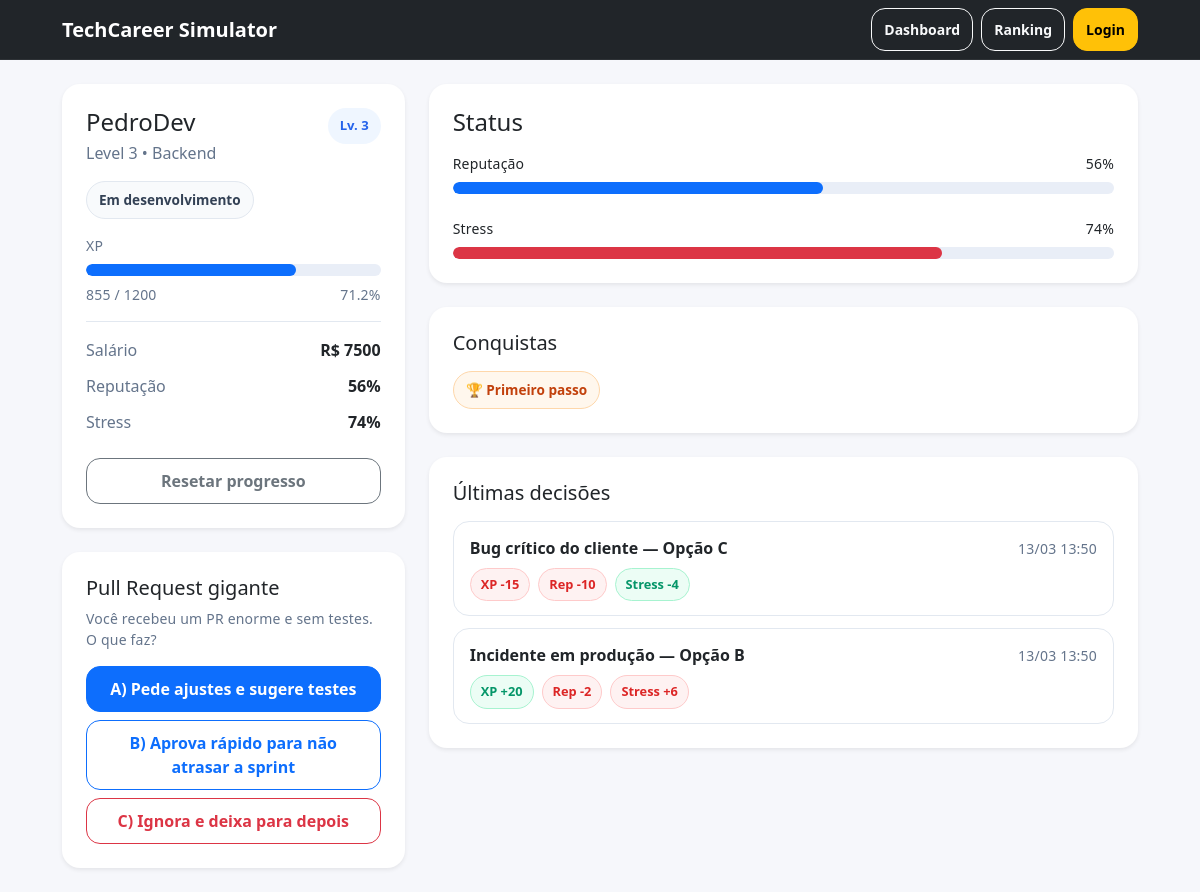
The page /dashboard (signed in) on the database its author committed.
### models.py (models this page shows)
class User(db.Model):
    id = db.Column(db.Integer, primary_key=True)
    username = db.Column(db.String(100), unique=True, nullable=False)
    stats = db.relationship("Stats", backref="user", uselist=False)

class Stats(db.Model):
    id = db.Column(db.Integer, primary_key=True)
    user_id = db.Column(db.Integer, db.ForeignKey("user.id"), nullable=False, unique=True)
    level = db.Column(db.Integer, default=1)
    xp = db.Column(db.Integer, default=0)
    xp_max = db.Column(db.Integer, default=100)
    salary = db.Column(db.Integer, default=2000)
    reputation = db.Column(db.Integer, default=50)
    stress = db.Column(db.Integer, default=10)

class DecisionLog(db.Model):
    id = db.Column(db.Integer, primary_key=True)
    user_id = db.Column(db.Integer, db.ForeignKey("user.id"), nullable=False)
    choice = db.Column(db.String(1), nullable=False)
    delta_xp = db.Column(db.Integer, default=0)
    delta_reputation = db.Column(db.Integer, default=0)
    delta_stress = db.Column(db.Integer, default=0)
    challenge_title = db.Column(db.String(150), nullable=True)
    created_at = db.Column(db.DateTime, default=datetime.utcnow)

### app.py (the view)
@app.route("/dashboard")
def dashboard():
    user_id = session.get("user_id")
    if not user_id:
        return redirect(url_for("login"))
    user = User.query.get(user_id)
    stats = Stats.query.filter_by(user_id=user_id).first()
    logs = (
    DecisionLog.query
    .filter_by(user_id=user_id)
    .order_by(DecisionLog.created_at.desc())
    .limit(5)
    .all()
)
    if not user or not stats:
        return redirect(url_for("login"))
    current_challenge = random.choice(challenges)
    achievements = []
    if len(logs) >= 1:
        achievements.append("Primeiro passo")
    if stats.level >= 4:
        achievements.append("Em ascensão")
    if stats.reputation >= 80:
        achievements.append("Boa reputação")
    if stats.stress >= 95:
        achievements.append("Burnout")
    if stats.xp >= stats.xp_max * 0.8:
        achievements.append("Quase lá")
    return render_template(
        "dashboard.html",
        user=user,
        stats=stats,
        logs=logs,
        current_challenge=current_challenge,
        achievements=achievements
    )

### templates/dashboard.html (shortened to what this page needs)
{% extends "base.html" %}
{% block content %}
<div class="row g-4">
  <div class="col-12 col-lg-4">
    <div class="card shadow-sm border-0 profile-card">
      <div class="card-body p-4">
        <div class="d-flex justify-content-between align-items-start mb-3">
          <div>
            <h1 class="h4 mb-1">{{ user.username }}</h1>
            <p class="text-secondary mb-0">Level {{ stats.level }} • Backend</p>
          </div>
          <span class="level-badge">Lv. {{ stats.level }}</span>
        </div>
        {% if stats.stress >= 90 %}
          <div class="status-chip danger-soft mb-3">Em risco de burnout</div>
        {% elif stats.reputation >= 80 %}
          <div class="status-chip success-soft mb-3">Profissional em destaque</div>
        {% elif stats.xp >= stats.xp_max * 0.8 %}
          <div class="status-chip info-soft mb-3">Próximo de subir de nível</div>
        {% else %}
          <div class="status-chip neutral-soft mb-3">Em desenvolvimento</div>
        {% endif %}
        <div class="mb-2 small text-secondary">XP</div>
        <div class="progress mb-2">
          <div class="progress-bar" style="width: {{ (stats.xp / stats.xp_max) * 100 }}%"></div>
        </div>
        <div class="d-flex justify-content-between small text-secondary mb-3">
          <span>{{ stats.xp }} / {{ stats.xp_max }}</span>
          <span>{{ ((stats.xp / stats.xp_max) * 100) | round(1) }}%</span>
        </div>
        <hr>
        <div class="info-row">
          <span class="text-secondary">Salário</span>
          <span class="fw-semibold">R$ {{ stats.salary }}</span>
        </div>
        <div class="info-row">
          <span class="text-secondary">Reputação</span>
          <span class="fw-semibold">{{ stats.reputation }}%</span>
        </div>
        <div class="info-row">
          <span class="text-secondary">Stress</span>
          <span class="fw-semibold {% if stats.stress >= 90 %}text-danger{% endif %}">
            {{ stats.stress }}%
          </span>
        </div>
        <form method="POST" action="{{ url_for('reset') }}" class="mt-4">
          <button
            class="btn btn-outline-secondary w-100"
            type="submit"
          >
            Resetar progresso
          </button>
        </form>
      </div>
    </div>
    <div class="card shadow-sm border-0 mt-4">
      <div class="card-body p-4">
        <h2 class="h5 mb-2">{{ current_challenge.title }}</h2>
        <p class="text-secondary small mb-3">
          {{ current_challenge.prompt }}
        </p>
        <form method="POST" action="{{ url_for('choose') }}" class="d-grid gap-2 mt-3">
          <button
            class="btn btn-primary"
            name="choice"
            value="A"
            type="submit"
          >
            A) {{ current_challenge.a.text }}
          </button>
          <button
            class="btn btn-outline-primary"
            name="choice"
            value="B"
            type="submit"
          >
            B) {{ current_challenge.b.text }}
          </button>
          <button
            class="btn btn-outline-danger"
            name="choice"
            value="C"
            type="submit"
          >
            C) {{ current_challenge.c.text }}
          </button>
        </form>
      </div>
    </div>
  </div>
  <div class="col-12 col-lg-8">
    <div class="card shadow-sm border-0">
      <div class="card-body p-4">
        <div class="d-flex justify-content-between align-items-center mb-3">
          <h2 class="h4 mb-0">Status</h2>
        </div>
        <div class="mb-2 d-flex justify-content-between small">
          <span>Reputação</span>
          <span>{{ stats.reputation }}%</span>
        </div>
        <div class="progress mb-4">
          <div class="progress-bar" style="width: {{ stats.reputation }}%"></div>
        </div>
        <div class="mb-2 d-flex justify-content-between small">
          <span>Stress</span>
          <span>{{ stats.stress }}%</span>
        </div>
        <div class="progress">
          <div class="progress-bar bg-danger" style="width: {{ stats.stress }}%"></div>
        </div>
      </div>
    </div>
    <div class="card shadow-sm border-0 mt-4">
      <div class="card-body p-4">
        <h2 class="h5 mb-3">Conquistas</h2>
        {% if achievements and achievements|length > 0 %}
          <div class="achievement-list">
            {% for achievement in achievements %}
              <span class="achievement-badge">🏆 {{ achievement }}</span>
            {% endfor %}
          </div>
        {% else %}
          <p class="text-secondary mb-0">Nenhuma conquista desbloqueada ainda.</p>
        {% endif %}
      </div>
    </div>
    <div class="card shadow-sm border-0 mt-4">
      <div class="card-body p-4">
        <h2 class="h5 mb-3">Últimas decisões</h2>
        {% if logs and logs|length > 0 %}
          <div class="decision-list">
            {% for l in logs %}
              <div class="decision-item">
                <div class="decision-top">
                  <div class="fw-semibold">
                    {{ l.challenge_title if l.challenge_title else "Desafio" }} — Opção {{ l.choice }}
                  </div>
                  <span class="text-secondary small">{{ l.created_at.strftime("%d/%m %H:%M") }}</span>
                </div>
                <div class="decision-stats mt-2">
                  <span class="decision-pill {% if l.delta_xp >= 0 %}pill-positive{% else %}pill-negative{% endif %}">
                    XP {{ "+" if l.delta_xp > 0 else "" }}{{ l.delta_xp }}
                  </span>
                  <span class="decision-pill {% if l.delta_reputation >= 0 %}pill-positive{% else %}pill-negative{% endif %}">
                    Rep {{ "+" if l.delta_reputation > 0 else "" }}{{ l.delta_reputation }}
                  </span>
                  <span class="decision-pill {% if l.delta_stress <= 0 %}pill-positive{% else %}pill-negative{% endif %}">
                    Stress {{ "+" if l.delta_stress > 0 else "" }}{{ l.delta_stress }}
                  </span>
                </div>
              </div>
            {% endfor %}
          </div>
        {% else %}
          <p class="text-secondary mb-0">Nenhuma decisão registrada ainda.</p>
        {% endif %}
      </div>
    </div>
  </div>
</div>
{% endblock %}

### templates/base.html (shortened to what this page needs)
<!doctype html>
<html lang="pt-br">
<head>
  <link href="https://cdn.jsdelivr.net/npm/bootstrap@5.3.3/dist/css/bootstrap.min.css" rel="stylesheet">
  <link href="{{ url_for('static', filename='css/style.css') }}" rel="stylesheet">
</head>
<body>
<nav class="navbar navbar-expand-lg navbar-dark bg-dark">
  <div class="container">
    <a class="navbar-brand fw-semibold" href="{{ url_for('dashboard') }}">TechCareer Simulator</a>
    <div class="ms-auto d-flex gap-2">
      <a class="btn btn-outline-light btn-sm" href="{{ url_for('dashboard') }}">Dashboard</a>
      <a class="btn btn-outline-light btn-sm" href="{{ url_for('ranking') }}">Ranking</a>
      <a class="btn btn-warning btn-sm" href="{{ url_for('login') }}">Login</a>
    </div>
  </div>
</nav>
<main class="container my-4">
  {% block content %}{% endblock %}
</main>
</body>
</html>

### static/css/style.css (style rules this page uses)
:root { --bg: #f6f7fb; --card: #ffffff; --text: #0f172a; --muted: #64748b; --border: #e2e8f0; --shadow: 0 10px 30px rgba(15, 23, 42, 0.08); }
body { background: var(--bg); color: var(--text); }
.navbar { border-bottom: 1px solid rgba(255,255,255,0.06); }
.container { max-width: 1100px; }
.card { background: var(--card); border-radius: 18px; box-shadow: var(--shadow); }
.card .card-body { padding: 22px; }
hr { border-color: var(--border); opacity: 1; }
.text-secondary { color: var(--muted) !important; }
.progress { height: 12px; border-radius: 999px; background: #e9eef7; }
.progress-bar { border-radius: 999px; }
.btn { border-radius: 14px; padding: 10px 12px; font-weight: 600; }
.btn-outline-primary, .btn-outline-danger { background: #fff; }
.small { letter-spacing: 0.2px; }
.profile-card { position: relative; }
.level-badge { background: #eff6ff; color: #2563eb; font-size: 0.82rem; font-weight: 700; padding: 8px 12px; border-radius: 999px; }
.status-chip { display: inline-block; padding: 8px 12px; border-radius: 999px; font-size: 0.85rem; font-weight: 600; border: 1px solid var(--border); }
.neutral-soft { background: #f8fafc; color: #334155; }
.info-row { display: flex; justify-content: space-between; margin-top: 12px; }
.decision-list { display: flex; flex-direction: column; gap: 12px; }
.decision-item { border: 1px solid var(--border); border-radius: 16px; padding: 14px 16px; background: #fff; transition: transform 0.18s ease, box-shadow 0.18s ease; }
.decision-top { display: flex; justify-content: space-between; align-items: center; gap: 12px; }
.decision-stats { display: flex; flex-wrap: wrap; gap: 8px; }
.decision-pill { display: inline-block; padding: 6px 10px; border-radius: 999px; font-size: 0.8rem; font-weight: 700; border: 1px solid transparent; }
.pill-positive { background: #ecfdf5; color: #059669; border-color: #a7f3d0; }
.pill-negative { background: #fef2f2; color: #dc2626; border-color: #fecaca; }
.achievement-list { display: flex; flex-wrap: wrap; gap: 10px; }
.achievement-badge { display: inline-block; background: #fff7ed; color: #c2410c; border: 1px solid #fed7aa; padding: 8px 12px; border-radius: 999px; font-size: 0.85rem; font-weight: 700; }

### rows shown on the page
User: username "PedroDev"
Stats: level "3", xp "855", xp_max "1200", ((stats.xp/stats.xp_max)*100)|round(1) "71.2", salary "7500", reputation "56", stress "74"
DecisionLog: challenge_title "Bug crítico do cliente", choice "C", created_at "13/03 13:50", delta_xp "-15", delta_reputation "-10", delta_stress "-4"
DecisionLog: challenge_title "Incidente em produção", choice "B", created_at "13/03 13:50", delta_xp "+", delta_xp "20", delta_reputation "-2", delta_stress "+", delta_stress "6"

### other values the page prints
{{ achievement }} "Primeiro passo"
